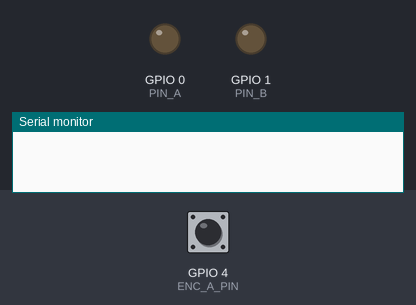
Bench run of a sketch on a simulated ESP32-C3. Shown: output pins drawn as LEDs (lit = HIGH), the last lines printed to the serial monitor. The test bench sets the inputs (shaded band); at power-on: GPIO 4 (ENC_A_PIN) HIGH.

Above: at 0.1 s.
At 4.3 s:
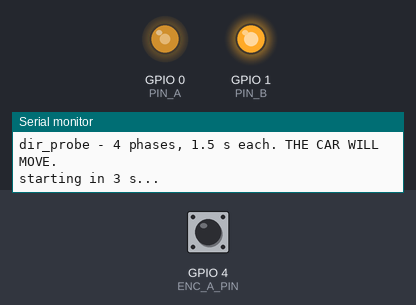
At 7.4 s:
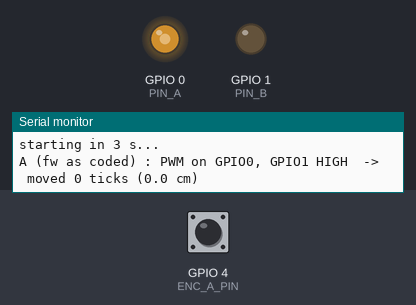
At 13.6 s:
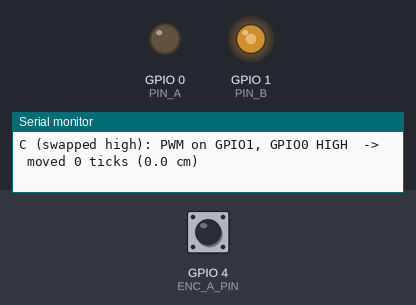
Timing chart, 0 to 16.5 s (numbered marks = the images above):
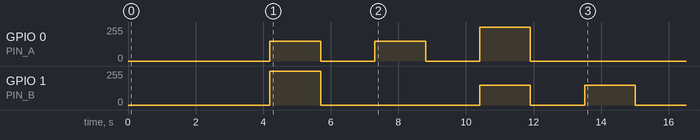

The sketch:

dir_probe.ino
```cpp
/*
 * dir_probe - ESP32-C3 Super Mini (V2 bot)
 *
 * Finds out why the motor will not reverse. Drives four combinations of
 * GPIO0/GPIO1 in turn, 1.5 s each, and reports the SIGNED encoder movement of
 * every one. Nothing has to be guessed afterwards - the numbers say which pin
 * is PWM, which is DIR, and whether DIR does anything at all.
 *
 *   A  GPIO0 = PWM 150, GPIO1 = HIGH     the firmware's "forward"
 *   B  GPIO0 = PWM 150, GPIO1 = LOW      the firmware's "reverse"
 *   C  GPIO1 = PWM 150, GPIO0 = HIGH     as if the two were wired swapped
 *   D  GPIO1 = PWM 150, GPIO0 = LOW      swapped, other direction
 *
 * READING IT
 *   A moves, B zero          -> DIR never reaches the driver: broken wire /
 *                               joint on GPIO1, or the reverse half of the
 *                               bridge is dead. (A floating DIR input reads
 *                               HIGH, which is why forward still works.)
 *   A and B move opposite    -> DIR is fine, the fault is elsewhere.
 *   C or D move              -> the pins are wired the other way round.
 *   nothing moves            -> PWM is not getting through either.
 *
 * THE CAR MOVES DURING THIS - put it on a stand or leave clear space, and note
 * that it runs at 150 PWM in whichever direction each combination produces.
 *
 * PATCH NOTES
 *   PATCH 1 (2026-09-21) First version. Written after reverse produced exactly
 *           0 encoder ticks at every speed while the ESP reported applying the
 *           negative value, and forward worked normally in the same test.
 */
#include <Arduino.h>

#define PIN_A      0      // firmware calls this IN1 / PWM
#define PIN_B      1      // firmware calls this IN2 / DIR
#define ENC_A_PIN  4
#define ENC_B_PIN  5

#define TEST_PWM   150
#define PHASE_MS   1500
#define SETTLE_MS  800

volatile int32_t encPos = 0;      // signed: direction matters here

void IRAM_ATTR encISR() {
  if (digitalRead(ENC_B_PIN)) encPos++;
  else                        encPos--;
}

int32_t encRead() {
  noInterrupts();
  int32_t v = encPos;
  interrupts();
  return v;
}

void allOff() {
  pinMode(PIN_A, OUTPUT);
  pinMode(PIN_B, OUTPUT);
  digitalWrite(PIN_A, LOW);
  digitalWrite(PIN_B, LOW);
}

void phase(const char *name, int pwmPin, int dirPin, int dirLevel) {
  allOff();
  delay(SETTLE_MS);
  int32_t before = encRead();

  digitalWrite(dirPin, dirLevel);
  analogWrite(pwmPin, TEST_PWM);
  uint32_t t0 = millis();
  while (millis() - t0 < PHASE_MS) delay(5);

  analogWrite(pwmPin, 0);
  allOff();
  delay(SETTLE_MS);

  int32_t moved = encRead() - before;
  Serial.print(name);
  Serial.print(": PWM on GPIO");
  Serial.print(pwmPin);
  Serial.print(", GPIO");
  Serial.print(dirPin);
  Serial.print(dirLevel ? " HIGH" : " LOW ");
  Serial.print("  ->  moved ");
  Serial.print(moved);
  Serial.print(" ticks (");
  Serial.print(moved / 30.41, 1);
  Serial.println(" cm)");
}

void setup() {
  allOff();                       // motor pins safe before anything else
  Serial.begin(115200);
  delay(400);

  pinMode(ENC_A_PIN, INPUT_PULLUP);
  pinMode(ENC_B_PIN, INPUT_PULLUP);
  attachInterrupt(digitalPinToInterrupt(ENC_A_PIN), encISR, RISING);

  Serial.println();
  Serial.println("dir_probe - 4 phases, 1.5 s each. THE CAR WILL MOVE.");
  Serial.println("starting in 3 s...");
  delay(3000);

  phase("A (fw as coded) ", PIN_A, PIN_B, HIGH);
  phase("B (rev as coded)", PIN_A, PIN_B, LOW);
  phase("C (swapped high)", PIN_B, PIN_A, HIGH);
  phase("D (swapped low) ", PIN_B, PIN_A, LOW);

  Serial.println();
  Serial.println("A moves, B zero  -> DIR never reaches the driver (wire/joint on GPIO1, or dead bridge half)");
  Serial.println("A and B opposite -> DIR is fine, look elsewhere");
  Serial.println("C or D move      -> PWM and DIR are wired the other way round");
  Serial.println("done - motor held off.");
}

void loop() {
  allOff();
  delay(200);
}
```
